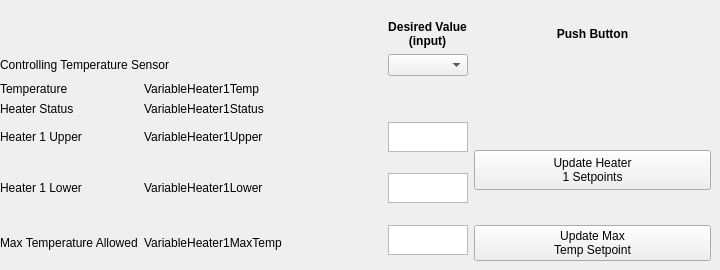
    <widget class="QWidget" name="TabHeater1">
     <attribute name="title">
      <string>Heater 1</string>
     </attribute>
     <widget class="QWidget" name="gridLayoutWidget_2">
      <property name="geometry">
       <rect>
        <x>0</x>
        <y>20</y>
        <width>711</width>
        <height>241</height>
       </rect>
      </property>
      <layout class="QGridLayout" name="gridLayout_2">
       <item row="2" column="1">
        <widget class="QLabel" name="VariableHeater1Temp">
         <property name="maximumSize">
          <size>
           <width>500</width>
           <height>40</height>
          </size>
         </property>
         <property name="text">
          <string>VariableHeater1Temp</string>
         </property>
        </widget>
       </item>
       <item row="0" column="3">
        <widget class="QLabel" name="HeaderDesiredValue_2">
         <property name="maximumSize">
          <size>
           <width>500</width>
           <height>40</height>
          </size>
         </property>
         <property name="font">
          <font>
           <weight>75</weight>
           <bold>true</bold>
          </font>
         </property>
         <property name="text">
          <string>Push Button</string>
         </property>
         <property name="alignment">
          <set>Qt::AlignCenter</set>
         </property>
        </widget>
       </item>
       <item row="0" column="2" alignment="Qt::AlignHCenter">
        <widget class="QLabel" name="HeaderDesiredValue">
         <property name="maximumSize">
          <size>
           <width>500</width>
           <height>40</height>
          </size>
         </property>
         <property name="font">
          <font>
           <weight>75</weight>
           <bold>true</bold>
          </font>
         </property>
         <property name="text">
          <string>Desired Value 
(input)</string>
         </property>
         <property name="alignment">
          <set>Qt::AlignCenter</set>
         </property>
        </widget>
       </item>
       <item row="2" column="0">
        <widget class="QLabel" name="LabelHeater1Temp">
         <property name="maximumSize">
          <size>
           <width>80</width>
           <height>40</height>
          </size>
         </property>
         <property name="text">
          <string>Temperature</string>
         </property>
        </widget>
       </item>
       <item row="7" column="0">
        <widget class="QLabel" name="LabelHeater1MaxTemp">
         <property name="maximumSize">
          <size>
           <width>500</width>
           <height>40</height>
          </size>
         </property>
         <property name="text">
          <string>Max Temperature Allowed</string>
         </property>
        </widget>
       </item>
       <item row="4" column="3" rowspan="3">
        <widget class="QPushButton" name="ButtonUpdateHeater1Setpoints">
         <property name="sizePolicy">
          <sizepolicy hsizetype="Minimum" vsizetype="Fixed">
           <horstretch>0</horstretch>
           <verstretch>2</verstretch>
          </sizepolicy>
         </property>
         <property name="maximumSize">
          <size>
           <width>500</width>
           <height>40</height>
          </size>
         </property>
         <property name="text">
          <string>Update Heater 
1 Setpoints</string>
         </property>
        </widget>
       </item>
       <item row="7" column="2" alignment="Qt::AlignHCenter|Qt::AlignVCenter">
        <widget class="QTextEdit" name="InputHeater1MaxTemp">
         <property name="sizePolicy">
          <sizepolicy hsizetype="Expanding" vsizetype="Ignored">
           <horstretch>0</horstretch>
           <verstretch>1</verstretch>
          </sizepolicy>
         </property>
         <property name="maximumSize">
          <size>
           <width>80</width>
           <height>30</height>
          </size>
         </property>
        </widget>
       </item>
       <item row="1" column="2">
        <widget class="QComboBox" name="CBHeater1TSensor"/>
       </item>
       <item row="1" column="0" colspan="2">
        <widget class="QLabel" name="LabelHeater1TSensor">
         <property name="text">
          <string>Controlling Temperature Sensor</string>
         </property>
        </widget>
       </item>
       <item row="7" column="1">
        <widget class="QLabel" name="VariableHeater1MaxTemp">
         <property name="maximumSize">
          <size>
           <width>500</width>
           <height>40</height>
          </size>
         </property>
         <property name="text">
          <string>VariableHeater1MaxTemp</string>
         </property>
        </widget>
       </item>
       <item row="3" column="0">
        <widget class="QLabel" name="LabelHeaterStatus">
         <property name="maximumSize">
          <size>
           <width>500</width>
           <height>40</height>
          </size>
         </property>
         <property name="text">
          <string>Heater Status</string>
         </property>
        </widget>
       </item>
       <item row="3" column="1">
        <widget class="QLabel" name="VariableHeater1Status">
         <property name="maximumSize">
          <size>
           <width>500</width>
           <height>40</height>
          </size>
         </property>
         <property name="text">
          <string>VariableHeater1Status</string>
         </property>
        </widget>
       </item>
       <item row="7" column="3">
        <widget class="QPushButton" name="ButtonUpdateHeater1MaxTemp">
         <property name="maximumSize">
          <size>
           <width>500</width>
           <height>40</height>
          </size>
         </property>
         <property name="text">
          <string>Update Max 
Temp Setpoint</string>
         </property>
        </widget>
       </item>
       <item row="4" column="1">
        <widget class="QLabel" name="VariableHeater1Upper">
         <property name="maximumSize">
          <size>
           <width>500</width>
           <height>40</height>
          </size>
         </property>
         <property name="text">
          <string>VariableHeater1Upper</string>
         </property>
        </widget>
       </item>
       <item row="4" column="2">
        <widget class="QTextEdit" name="InputHeater1Upper">
         <property name="enabled">
          <bool>true</bool>
         </property>
         <property name="sizePolicy">
          <sizepolicy hsizetype="Expanding" vsizetype="Ignored">
           <horstretch>0</horstretch>
           <verstretch>0</verstretch>
          </sizepolicy>
         </property>
         <property name="maximumSize">
          <size>
           <width>80</width>
           <height>30</height>
          </size>
         </property>
        </widget>
       </item>
       <item row="4" column="0">
        <widget class="QLabel" name="LabelHeater1Upper">
         <property name="text">
          <string>Heater 1 Upper</string>
         </property>
        </widget>
       </item>
       <item row="5" column="1" rowspan="2">
        <widget class="QLabel" name="VariableHeater1Lower">
         <property name="maximumSize">
          <size>
           <width>500</width>
           <height>40</height>
          </size>
         </property>
         <property name="text">
          <string>VariableHeater1Lower</string>
         </property>
        </widget>
       </item>
       <item row="5" column="0" rowspan="2">
        <widget class="QLabel" name="LabelHeater1Lower">
         <property name="maximumSize">
          <size>
           <width>500</width>
           <height>40</height>
          </size>
         </property>
         <property name="text">
          <string>Heater 1 Lower</string>
         </property>
        </widget>
       </item>
       <item row="5" column="2" rowspan="2">
        <widget class="QTextEdit" name="InputHeater1Lower">
         <property name="sizePolicy">
          <sizepolicy hsizetype="Expanding" vsizetype="Ignored">
           <horstretch>0</horstretch>
           <verstretch>0</verstretch>
          </sizepolicy>
         </property>
         <property name="maximumSize">
          <size>
           <width>80</width>
           <height>30</height>
          </size>
         </property>
        </widget>
       </item>
      </layout>
     </widget>
    </widget>
